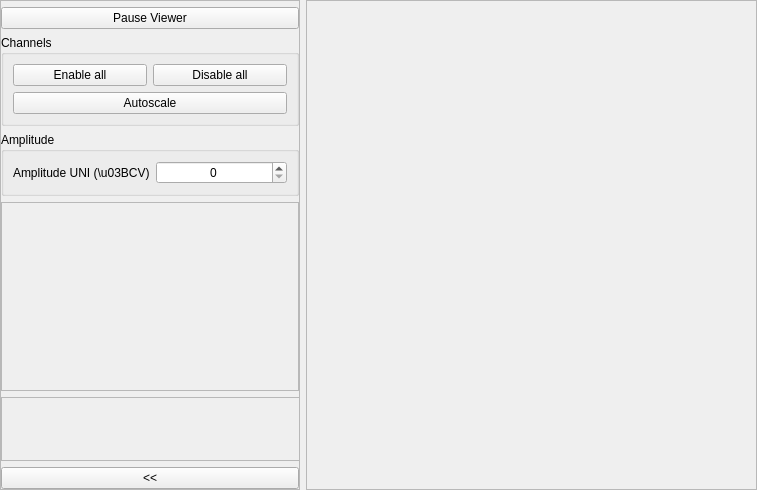
<?xml version="1.0" encoding="UTF-8"?>
<ui version="4.0">
 <class>Plotter</class>
 <widget class="QWidget" name="Plotter">
  <property name="geometry">
   <rect>
    <x>0</x>
    <y>0</y>
    <width>757</width>
    <height>490</height>
   </rect>
  </property>
  <property name="windowTitle">
   <string>Form</string>
  </property>
  <layout class="QGridLayout" name="gridLayout">
   <property name="leftMargin">
    <number>0</number>
   </property>
   <property name="topMargin">
    <number>0</number>
   </property>
   <property name="rightMargin">
    <number>0</number>
   </property>
   <property name="bottomMargin">
    <number>0</number>
   </property>
   <item row="0" column="0">
    <widget class="QFrame" name="frame_sidebar">
     <property name="minimumSize">
      <size>
       <width>300</width>
       <height>0</height>
      </size>
     </property>
     <property name="maximumSize">
      <size>
       <width>300</width>
       <height>16777215</height>
      </size>
     </property>
     <property name="frameShape">
      <enum>QFrame::StyledPanel</enum>
     </property>
     <property name="frameShadow">
      <enum>QFrame::Raised</enum>
     </property>
     <layout class="QVBoxLayout" name="verticalLayout">
      <property name="leftMargin">
       <number>0</number>
      </property>
      <property name="topMargin">
       <number>0</number>
      </property>
      <property name="rightMargin">
       <number>0</number>
      </property>
      <property name="bottomMargin">
       <number>0</number>
      </property>
      <item>
       <widget class="QLabel" name="lbl_sidebar_title">
        <property name="maximumSize">
         <size>
          <width>16777215</width>
          <height>0</height>
         </size>
        </property>
        <property name="font">
         <font>
          <pointsize>12</pointsize>
         </font>
        </property>
        <property name="text">
         <string>PLOTTER</string>
        </property>
        <property name="alignment">
         <set>Qt::AlignCenter</set>
        </property>
        <property name="wordWrap">
         <bool>true</bool>
        </property>
       </widget>
      </item>
      <item>
       <widget class="QPushButton" name="btn_freeze">
        <property name="maximumSize">
         <size>
          <width>10000000</width>
          <height>16777215</height>
         </size>
        </property>
        <property name="text">
         <string>Pause Viewer</string>
        </property>
       </widget>
      </item>
      <item>
       <widget class="QGroupBox" name="group_channels">
        <property name="title">
         <string>Channels</string>
        </property>
        <layout class="QGridLayout" name="gridLayout_2">
         <item row="0" column="0">
          <widget class="QPushButton" name="btn_enable_all_channels">
           <property name="text">
            <string>Enable all</string>
           </property>
          </widget>
         </item>
         <item row="0" column="1">
          <widget class="QPushButton" name="btn_disable_all_channels">
           <property name="text">
            <string>Disable all</string>
           </property>
          </widget>
         </item>
         <item row="1" column="0" colspan="2">
          <widget class="QPushButton" name="btn_autoscale">
           <property name="text">
            <string>Autoscale</string>
           </property>
          </widget>
         </item>
        </layout>
       </widget>
      </item>
      <item>
       <widget class="QGroupBox" name="group_amplitude">
        <property name="title">
         <string>Amplitude</string>
        </property>
        <layout class="QGridLayout" name="gridLayout_3">
         <item row="0" column="0">
          <widget class="QLabel" name="lbl_amplitude_UNI">
           <property name="text">
            <string>Amplitude UNI (\u03BCV)</string>
           </property>
          </widget>
         </item>
         <item row="0" column="1">
          <widget class="QSpinBox" name="spin_amplitude">
           <property name="alignment">
            <set>Qt::AlignCenter</set>
           </property>
           <property name="maximum">
            <number>100000</number>
           </property>
          </widget>
         </item>
        </layout>
       </widget>
      </item>
      <item>
       <widget class="QScrollArea" name="scrollArea">
        <property name="widgetResizable">
         <bool>true</bool>
        </property>
        <widget class="QWidget" name="scrollAreaWidgetContents">
         <property name="geometry">
          <rect>
           <x>0</x>
           <y>0</y>
           <width>296</width>
           <height>202</height>
          </rect>
         </property>
         <layout class="QVBoxLayout" name="verticalLayout_3">
          <item>
           <layout class="QVBoxLayout" name="layout_channels"/>
          </item>
          <item>
           <spacer name="verticalSpacer">
            <property name="orientation">
             <enum>Qt::Vertical</enum>
            </property>
            <property name="sizeHint" stdset="0">
             <size>
              <width>20</width>
              <height>40</height>
             </size>
            </property>
           </spacer>
          </item>
         </layout>
        </widget>
       </widget>
      </item>
      <item>
       <widget class="QFrame" name="frame_logo">
        <property name="sizePolicy">
         <sizepolicy hsizetype="Preferred" vsizetype="Preferred">
          <horstretch>0</horstretch>
          <verstretch>0</verstretch>
         </sizepolicy>
        </property>
        <property name="maximumSize">
         <size>
          <width>16777215</width>
          <height>80</height>
         </size>
        </property>
        <property name="frameShape">
         <enum>QFrame::StyledPanel</enum>
        </property>
        <property name="frameShadow">
         <enum>QFrame::Raised</enum>
        </property>
        <layout class="QGridLayout" name="gridLayout_4">
         <property name="sizeConstraint">
          <enum>QLayout::SetFixedSize</enum>
         </property>
         <property name="topMargin">
          <number>0</number>
         </property>
         <property name="bottomMargin">
          <number>0</number>
         </property>
         <property name="verticalSpacing">
          <number>0</number>
         </property>
         <item row="0" column="0">
          <spacer name="horizontalSpacer_logo1">
           <property name="orientation">
            <enum>Qt::Horizontal</enum>
           </property>
           <property name="sizeType">
            <enum>QSizePolicy::Fixed</enum>
           </property>
           <property name="sizeHint" stdset="0">
            <size>
             <width>68</width>
             <height>20</height>
            </size>
           </property>
          </spacer>
         </item>
         <item row="0" column="2">
          <spacer name="horizontalSpacer_logo2">
           <property name="orientation">
            <enum>Qt::Horizontal</enum>
           </property>
           <property name="sizeType">
            <enum>QSizePolicy::Expanding</enum>
           </property>
           <property name="sizeHint" stdset="0">
            <size>
             <width>70</width>
             <height>20</height>
            </size>
           </property>
          </spacer>
         </item>
         <item row="0" column="1">
          <widget class="QLabel" name="label_logo">
           <property name="sizePolicy">
            <sizepolicy hsizetype="Preferred" vsizetype="Preferred">
             <horstretch>0</horstretch>
             <verstretch>0</verstretch>
            </sizepolicy>
           </property>
           <property name="minimumSize">
            <size>
             <width>143</width>
             <height>62</height>
            </size>
           </property>
           <property name="maximumSize">
            <size>
             <width>143</width>
             <height>62</height>
            </size>
           </property>
           <property name="cursor">
            <cursorShape>ArrowCursor</cursorShape>
           </property>
           <property name="layoutDirection">
            <enum>Qt::LeftToRight</enum>
           </property>
           <property name="frameShape">
            <enum>QFrame::NoFrame</enum>
           </property>
           <property name="frameShadow">
            <enum>QFrame::Plain</enum>
           </property>
           <property name="text">
            <string/>
           </property>
           <property name="pixmap">
            <pixmap>../../Media/Images/TMSi_logo.PNG</pixmap>
           </property>
           <property name="scaledContents">
            <bool>true</bool>
           </property>
           <property name="alignment">
            <set>Qt::AlignCenter</set>
           </property>
           <property name="margin">
            <number>0</number>
           </property>
          </widget>
         </item>
        </layout>
       </widget>
      </item>
      <item>
       <widget class="QPushButton" name="btn_hide_sidebar">
        <property name="text">
         <string>&lt;&lt;</string>
        </property>
       </widget>
      </item>
     </layout>
    </widget>
   </item>
   <item row="0" column="1">
    <widget class="QFrame" name="frame_chart">
     <property name="frameShape">
      <enum>QFrame::StyledPanel</enum>
     </property>
     <property name="frameShadow">
      <enum>QFrame::Raised</enum>
     </property>
     <layout class="QHBoxLayout" name="horizontalLayout_2">
      <property name="leftMargin">
       <number>0</number>
      </property>
      <property name="topMargin">
       <number>0</number>
      </property>
      <property name="rightMargin">
       <number>0</number>
      </property>
      <property name="bottomMargin">
       <number>0</number>
      </property>
      <item>
       <layout class="QHBoxLayout" name="horizontalLayout_3">
        <item>
         <widget class="GraphicsLayoutWidget" name="chart" native="true"/>
        </item>
        <item>
         <widget class="GraphicsLayoutWidget" name="legend" native="true">
          <property name="maximumSize">
           <size>
            <width>200</width>
            <height>16777215</height>
           </size>
          </property>
         </widget>
        </item>
       </layout>
      </item>
     </layout>
    </widget>
   </item>
  </layout>
 </widget>
 <customwidgets>
  <customwidget>
   <class>GraphicsLayoutWidget</class>
   <extends>QWidget</extends>
   <header>pyqtgraph.h</header>
   <container>1</container>
  </customwidget>
 </customwidgets>
 <resources/>
 <connections/>
</ui>
